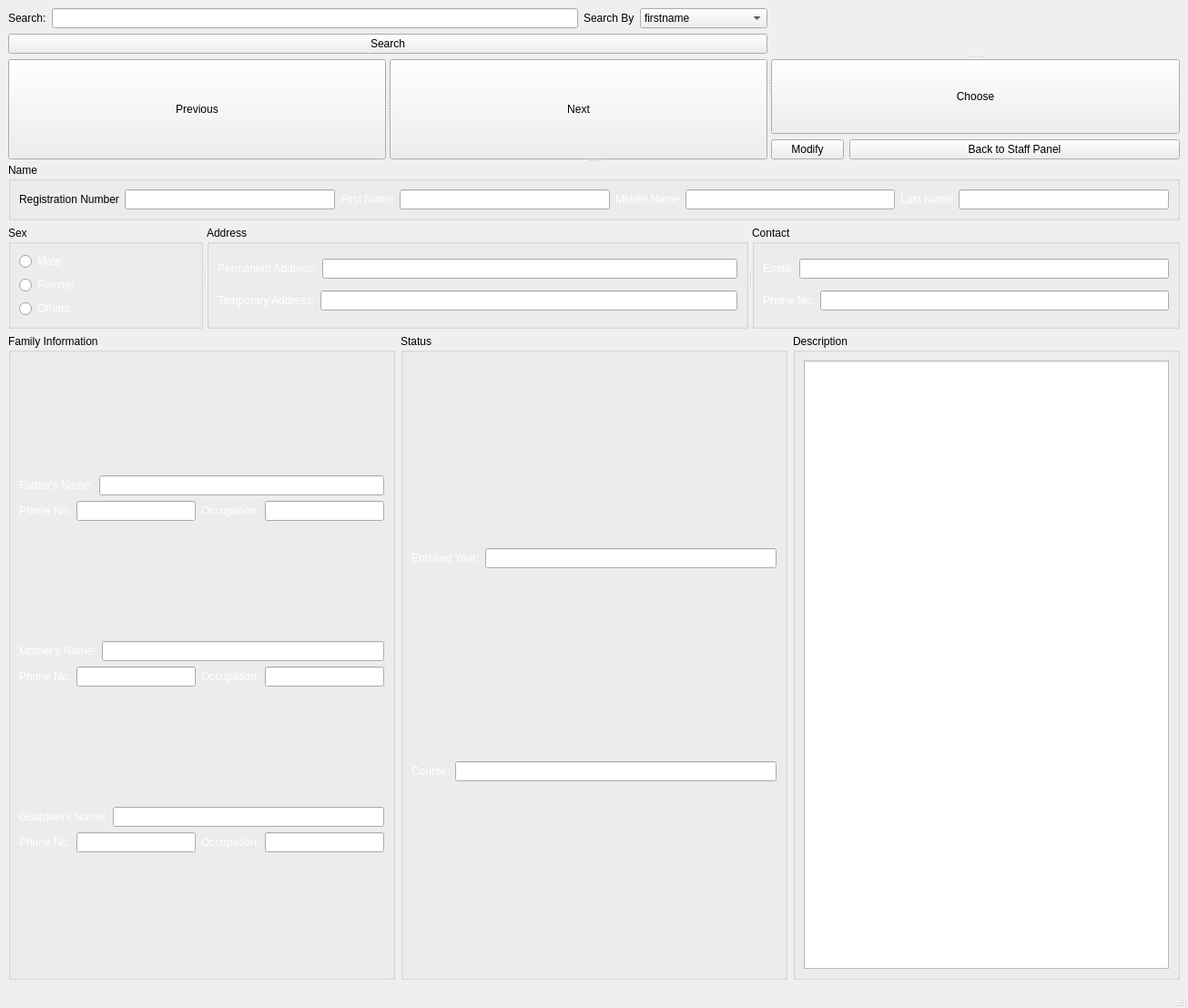
<?xml version="1.0" encoding="UTF-8"?>
<ui version="4.0">
 <class>modifyStudent</class>
 <widget class="QMainWindow" name="modifyStudent">
  <property name="geometry">
   <rect>
    <x>0</x>
    <y>0</y>
    <width>1305</width>
    <height>1107</height>
   </rect>
  </property>
  <property name="windowTitle">
   <string>MainWindow</string>
  </property>
  <property name="windowIcon">
   <iconset resource="resources.qrc">
    <normaloff>:/new/images/icons/logoicon.ico</normaloff>:/new/images/icons/logoicon.ico</iconset>
  </property>
  <property name="styleSheet">
   <string notr="true">#centralwidget {
background-image: url(:/new/images/Images/a72082c00f056ac229e10ffcbdac9059.jpg);
}</string>
  </property>
  <widget class="QWidget" name="centralwidget">
   <layout class="QVBoxLayout" name="verticalLayout_15">
    <item>
     <widget class="QSplitter" name="splitter_5">
      <property name="orientation">
       <enum>Qt::Vertical</enum>
      </property>
      <widget class="QSplitter" name="splitter_3">
       <property name="orientation">
        <enum>Qt::Horizontal</enum>
       </property>
       <widget class="QWidget" name="layoutWidget">
        <layout class="QVBoxLayout" name="verticalLayout_8">
         <item>
          <layout class="QGridLayout" name="gridLayout_2">
           <item row="0" column="0">
            <widget class="QLabel" name="label_18">
             <property name="toolTip">
              <string>&lt;html&gt;&lt;head/&gt;&lt;body&gt;&lt;p&gt;Search for Student&lt;/p&gt;&lt;/body&gt;&lt;/html&gt;</string>
             </property>
             <property name="styleSheet">
              <string notr="true">font: 75 12pt &quot;MS Shell Dlg 2&quot;;</string>
             </property>
             <property name="text">
              <string>Search:</string>
             </property>
            </widget>
           </item>
           <item row="0" column="1">
            <widget class="QLineEdit" name="searchBox">
             <property name="styleSheet">
              <string notr="true">font: 10pt &quot;MS Shell Dlg 2&quot;;</string>
             </property>
            </widget>
           </item>
           <item row="0" column="2">
            <widget class="QLabel" name="label_19">
             <property name="toolTip">
              <string>&lt;html&gt;&lt;head/&gt;&lt;body&gt;&lt;p&gt;Sort List&lt;/p&gt;&lt;/body&gt;&lt;/html&gt;</string>
             </property>
             <property name="styleSheet">
              <string notr="true">font: 75 12pt &quot;MS Shell Dlg 2&quot;;</string>
             </property>
             <property name="text">
              <string>Search By</string>
             </property>
            </widget>
           </item>
           <item row="0" column="3">
            <widget class="QComboBox" name="sortBy">
             <property name="styleSheet">
              <string notr="true">font: 10pt &quot;MS Shell Dlg 2&quot;;</string>
             </property>
             <item>
              <property name="text">
               <string>firstname</string>
              </property>
             </item>
             <item>
              <property name="text">
               <string>registration_number</string>
              </property>
             </item>
             <item>
              <property name="text">
               <string>course</string>
              </property>
             </item>
             <item>
              <property name="text">
               <string>enrolledYear</string>
              </property>
             </item>
             <item>
              <property name="text">
               <string>lastname</string>
              </property>
             </item>
             <item>
              <property name="text">
               <string>GPA</string>
              </property>
             </item>
             <item>
              <property name="text">
               <string>email</string>
              </property>
             </item>
            </widget>
           </item>
          </layout>
         </item>
         <item>
          <layout class="QVBoxLayout" name="verticalLayout_7">
           <item>
            <widget class="QPushButton" name="Search">
             <property name="text">
              <string>Search</string>
             </property>
            </widget>
           </item>
           <item>
            <widget class="QSplitter" name="splitter_2">
             <property name="orientation">
              <enum>Qt::Horizontal</enum>
             </property>
             <widget class="QPushButton" name="Previous">
              <property name="text">
               <string>Previous</string>
              </property>
             </widget>
             <widget class="QPushButton" name="Next">
              <property name="text">
               <string>Next</string>
              </property>
             </widget>
            </widget>
           </item>
          </layout>
         </item>
        </layout>
       </widget>
       <widget class="QWidget" name="layoutWidget">
        <layout class="QVBoxLayout" name="verticalLayout_6">
         <item>
          <widget class="QSplitter" name="splitter">
           <property name="orientation">
            <enum>Qt::Vertical</enum>
           </property>
           <widget class="QLabel" name="Student_photo">
            <property name="text">
             <string/>
            </property>
           </widget>
           <widget class="QPushButton" name="choose">
            <property name="text">
             <string>Choose</string>
            </property>
           </widget>
          </widget>
         </item>
         <item>
          <layout class="QFormLayout" name="formLayout">
           <item row="0" column="0">
            <widget class="QPushButton" name="modify">
             <property name="text">
              <string>Modify</string>
             </property>
            </widget>
           </item>
           <item row="0" column="1">
            <widget class="QPushButton" name="Back">
             <property name="text">
              <string>Back to Staff Panel</string>
             </property>
            </widget>
           </item>
          </layout>
         </item>
        </layout>
       </widget>
      </widget>
      <widget class="QWidget" name="layoutWidget">
       <layout class="QVBoxLayout" name="verticalLayout_14">
        <item>
         <layout class="QVBoxLayout" name="verticalLayout_9">
          <item>
           <widget class="QGroupBox" name="groupBox">
            <property name="styleSheet">
             <string notr="true">font: 16pt &quot;MS UI Gothic&quot;;</string>
            </property>
            <property name="title">
             <string>Name</string>
            </property>
            <layout class="QHBoxLayout" name="horizontalLayout_10">
             <item>
              <widget class="QLabel" name="label">
               <property name="text">
                <string>Registration Number</string>
               </property>
              </widget>
             </item>
             <item>
              <widget class="QLineEdit" name="registration"/>
             </item>
             <item>
              <widget class="QLabel" name="label_2">
               <property name="styleSheet">
                <string notr="true">font: 12pt &quot;MS Shell Dlg 2&quot;;
color:white;</string>
               </property>
               <property name="text">
                <string>First Name</string>
               </property>
              </widget>
             </item>
             <item>
              <widget class="QLineEdit" name="student_frstname">
               <property name="styleSheet">
                <string notr="true">font: 10pt &quot;MS Shell Dlg 2&quot;;</string>
               </property>
              </widget>
             </item>
             <item>
              <widget class="QLabel" name="label_3">
               <property name="styleSheet">
                <string notr="true">font: 12pt &quot;MS Shell Dlg 2&quot;;
color:white;</string>
               </property>
               <property name="text">
                <string>Middle Name</string>
               </property>
              </widget>
             </item>
             <item>
              <widget class="QLineEdit" name="Student_midname">
               <property name="styleSheet">
                <string notr="true">font: 10pt &quot;MS Shell Dlg 2&quot;;</string>
               </property>
              </widget>
             </item>
             <item>
              <widget class="QLabel" name="label_4">
               <property name="styleSheet">
                <string notr="true">font: 12pt &quot;MS Shell Dlg 2&quot;;
color:white;</string>
               </property>
               <property name="text">
                <string>Last Name</string>
               </property>
              </widget>
             </item>
             <item>
              <widget class="QLineEdit" name="Student_lastname">
               <property name="styleSheet">
                <string notr="true">font: 10pt &quot;MS Shell Dlg 2&quot;;</string>
               </property>
              </widget>
             </item>
            </layout>
           </widget>
          </item>
          <item>
           <widget class="QSplitter" name="splitter_4">
            <property name="orientation">
             <enum>Qt::Horizontal</enum>
            </property>
            <widget class="QGroupBox" name="groupBox_3">
             <property name="styleSheet">
              <string notr="true">font: 16pt &quot;MS UI Gothic&quot;;</string>
             </property>
             <property name="title">
              <string>Sex</string>
             </property>
             <layout class="QVBoxLayout" name="verticalLayout_4">
              <item>
               <widget class="QRadioButton" name="Stu_male">
                <property name="styleSheet">
                 <string notr="true">font: 12pt &quot;MS Shell Dlg 2&quot;;
color:white;</string>
                </property>
                <property name="text">
                 <string>Male</string>
                </property>
               </widget>
              </item>
              <item>
               <widget class="QRadioButton" name="Stu_female">
                <property name="styleSheet">
                 <string notr="true">font: 12pt &quot;MS Shell Dlg 2&quot;;
color:white;</string>
                </property>
                <property name="text">
                 <string>Female</string>
                </property>
               </widget>
              </item>
              <item>
               <widget class="QRadioButton" name="Stu_others">
                <property name="styleSheet">
                 <string notr="true">font: 12pt &quot;MS Shell Dlg 2&quot;;
color:white;</string>
                </property>
                <property name="text">
                 <string>Others</string>
                </property>
               </widget>
              </item>
             </layout>
            </widget>
            <widget class="QGroupBox" name="groupBox_2">
             <property name="styleSheet">
              <string notr="true">font: 16pt &quot;MS UI Gothic&quot;;</string>
             </property>
             <property name="title">
              <string>Address</string>
             </property>
             <layout class="QVBoxLayout" name="verticalLayout">
              <item>
               <layout class="QHBoxLayout" name="horizontalLayout">
                <item>
                 <widget class="QLabel" name="label_5">
                  <property name="styleSheet">
                   <string notr="true">font: 12pt &quot;MS Shell Dlg 2&quot;;
color:white;</string>
                  </property>
                  <property name="text">
                   <string>Permanent Address:</string>
                  </property>
                 </widget>
                </item>
                <item>
                 <widget class="QLineEdit" name="Student_permanentAdd">
                  <property name="styleSheet">
                   <string notr="true">font: 10pt &quot;MS Shell Dlg 2&quot;;</string>
                  </property>
                 </widget>
                </item>
               </layout>
              </item>
              <item>
               <layout class="QHBoxLayout" name="horizontalLayout_2">
                <item>
                 <widget class="QLabel" name="label_6">
                  <property name="styleSheet">
                   <string notr="true">font: 12pt &quot;MS Shell Dlg 2&quot;;
color:white;</string>
                  </property>
                  <property name="text">
                   <string>Temporary Address:</string>
                  </property>
                 </widget>
                </item>
                <item>
                 <widget class="QLineEdit" name="Student_TemporaryAdd">
                  <property name="styleSheet">
                   <string notr="true">font: 10pt &quot;MS Shell Dlg 2&quot;;</string>
                  </property>
                 </widget>
                </item>
               </layout>
              </item>
             </layout>
            </widget>
            <widget class="QGroupBox" name="groupBox_4">
             <property name="styleSheet">
              <string notr="true">font: 16pt &quot;MS UI Gothic&quot;;</string>
             </property>
             <property name="title">
              <string>Contact</string>
             </property>
             <layout class="QVBoxLayout" name="verticalLayout_2">
              <item>
               <layout class="QHBoxLayout" name="horizontalLayout_3">
                <item>
                 <widget class="QLabel" name="label_7">
                  <property name="styleSheet">
                   <string notr="true">font: 12pt &quot;MS Shell Dlg 2&quot;;
color:white;</string>
                  </property>
                  <property name="text">
                   <string>Email:</string>
                  </property>
                 </widget>
                </item>
                <item>
                 <widget class="QLineEdit" name="Student_email">
                  <property name="styleSheet">
                   <string notr="true">font: 10pt &quot;MS Shell Dlg 2&quot;;</string>
                  </property>
                 </widget>
                </item>
               </layout>
              </item>
              <item>
               <layout class="QHBoxLayout" name="horizontalLayout_4">
                <item>
                 <widget class="QLabel" name="label_8">
                  <property name="styleSheet">
                   <string notr="true">font: 12pt &quot;MS Shell Dlg 2&quot;;
color:white;</string>
                  </property>
                  <property name="text">
                   <string>Phone No:</string>
                  </property>
                 </widget>
                </item>
                <item>
                 <widget class="QLineEdit" name="Student_phone">
                  <property name="styleSheet">
                   <string notr="true">font: 10pt &quot;MS Shell Dlg 2&quot;;</string>
                  </property>
                 </widget>
                </item>
               </layout>
              </item>
             </layout>
            </widget>
           </widget>
          </item>
         </layout>
        </item>
        <item>
         <layout class="QHBoxLayout" name="horizontalLayout_14">
          <item>
           <widget class="QGroupBox" name="groupBox_5">
            <property name="styleSheet">
             <string notr="true">font: 16pt &quot;MS UI Gothic&quot;;</string>
            </property>
            <property name="title">
             <string>Family Information</string>
            </property>
            <layout class="QVBoxLayout" name="verticalLayout_12">
             <item>
              <layout class="QVBoxLayout" name="verticalLayout_5">
               <item>
                <layout class="QHBoxLayout" name="horizontalLayout_7">
                 <item>
                  <widget class="QLabel" name="label_9">
                   <property name="styleSheet">
                    <string notr="true">font: 12pt &quot;MS Shell Dlg 2&quot;;
color:white;</string>
                   </property>
                   <property name="text">
                    <string>Father's Name:</string>
                   </property>
                  </widget>
                 </item>
                 <item>
                  <widget class="QLineEdit" name="Student_fathername">
                   <property name="styleSheet">
                    <string notr="true">font: 10pt &quot;MS Shell Dlg 2&quot;;</string>
                   </property>
                  </widget>
                 </item>
                </layout>
               </item>
               <item>
                <layout class="QHBoxLayout" name="horizontalLayout_8">
                 <item>
                  <widget class="QLabel" name="label_10">
                   <property name="styleSheet">
                    <string notr="true">font: 12pt &quot;MS Shell Dlg 2&quot;;
color:white;</string>
                   </property>
                   <property name="text">
                    <string>Phone No:</string>
                   </property>
                  </widget>
                 </item>
                 <item>
                  <widget class="QLineEdit" name="Student_fatherphone">
                   <property name="styleSheet">
                    <string notr="true">font: 10pt &quot;MS Shell Dlg 2&quot;;</string>
                   </property>
                  </widget>
                 </item>
                 <item>
                  <widget class="QLabel" name="label_11">
                   <property name="styleSheet">
                    <string notr="true">font: 12pt &quot;MS Shell Dlg 2&quot;;
color:white;</string>
                   </property>
                   <property name="text">
                    <string>Occupation:</string>
                   </property>
                  </widget>
                 </item>
                 <item>
                  <widget class="QLineEdit" name="Student_FatherOccupation">
                   <property name="styleSheet">
                    <string notr="true">font: 10pt &quot;MS Shell Dlg 2&quot;;</string>
                   </property>
                  </widget>
                 </item>
                </layout>
               </item>
              </layout>
             </item>
             <item>
              <layout class="QVBoxLayout" name="verticalLayout_10">
               <item>
                <layout class="QHBoxLayout" name="horizontalLayout_9">
                 <item>
                  <widget class="QLabel" name="label_12">
                   <property name="styleSheet">
                    <string notr="true">font: 12pt &quot;MS Shell Dlg 2&quot;;
color:white;</string>
                   </property>
                   <property name="text">
                    <string>Mother's Name:</string>
                   </property>
                  </widget>
                 </item>
                 <item>
                  <widget class="QLineEdit" name="Student_Mothername">
                   <property name="styleSheet">
                    <string notr="true">font: 10pt &quot;MS Shell Dlg 2&quot;;</string>
                   </property>
                  </widget>
                 </item>
                </layout>
               </item>
               <item>
                <layout class="QHBoxLayout" name="horizontalLayout_11">
                 <item>
                  <widget class="QLabel" name="label_13">
                   <property name="styleSheet">
                    <string notr="true">font: 12pt &quot;MS Shell Dlg 2&quot;;
color:white;</string>
                   </property>
                   <property name="text">
                    <string>Phone No:</string>
                   </property>
                  </widget>
                 </item>
                 <item>
                  <widget class="QLineEdit" name="Student_MotherPhone">
                   <property name="styleSheet">
                    <string notr="true">font: 10pt &quot;MS Shell Dlg 2&quot;;</string>
                   </property>
                  </widget>
                 </item>
                 <item>
                  <widget class="QLabel" name="label_14">
                   <property name="styleSheet">
                    <string notr="true">font: 12pt &quot;MS Shell Dlg 2&quot;;
color:white;</string>
                   </property>
                   <property name="text">
                    <string>Occupation:</string>
                   </property>
                  </widget>
                 </item>
                 <item>
                  <widget class="QLineEdit" name="Student_motheroccupation">
                   <property name="styleSheet">
                    <string notr="true">font: 10pt &quot;MS Shell Dlg 2&quot;;</string>
                   </property>
                  </widget>
                 </item>
                </layout>
               </item>
              </layout>
             </item>
             <item>
              <layout class="QVBoxLayout" name="verticalLayout_11">
               <item>
                <layout class="QHBoxLayout" name="horizontalLayout_12">
                 <item>
                  <widget class="QLabel" name="label_15">
                   <property name="styleSheet">
                    <string notr="true">font: 12pt &quot;MS Shell Dlg 2&quot;;
color:white;</string>
                   </property>
                   <property name="text">
                    <string>Guardian's Name:</string>
                   </property>
                  </widget>
                 </item>
                 <item>
                  <widget class="QLineEdit" name="Student_GuardianName">
                   <property name="styleSheet">
                    <string notr="true">font: 10pt &quot;MS Shell Dlg 2&quot;;</string>
                   </property>
                  </widget>
                 </item>
                </layout>
               </item>
               <item>
                <layout class="QHBoxLayout" name="horizontalLayout_13">
                 <item>
                  <widget class="QLabel" name="label_16">
                   <property name="styleSheet">
                    <string notr="true">font: 12pt &quot;MS Shell Dlg 2&quot;;
color:white;</string>
                   </property>
                   <property name="text">
                    <string>Phone No:</string>
                   </property>
                  </widget>
                 </item>
                 <item>
                  <widget class="QLineEdit" name="Student_guardianphone">
                   <property name="styleSheet">
                    <string notr="true">font: 10pt &quot;MS Shell Dlg 2&quot;;</string>
                   </property>
                  </widget>
                 </item>
                 <item>
                  <widget class="QLabel" name="label_17">
                   <property name="styleSheet">
                    <string notr="true">font: 12pt &quot;MS Shell Dlg 2&quot;;
color:white;</string>
                   </property>
                   <property name="text">
                    <string>Occupation:</string>
                   </property>
                  </widget>
                 </item>
                 <item>
                  <widget class="QLineEdit" name="Student_guardianoccupation">
                   <property name="styleSheet">
                    <string notr="true">font: 10pt &quot;MS Shell Dlg 2&quot;;</string>
                   </property>
                  </widget>
                 </item>
                </layout>
               </item>
              </layout>
             </item>
            </layout>
           </widget>
          </item>
          <item>
           <widget class="QGroupBox" name="groupBox_6">
            <property name="styleSheet">
             <string notr="true">font: 16pt &quot;MS UI Gothic&quot;;</string>
            </property>
            <property name="title">
             <string>Status</string>
            </property>
            <layout class="QVBoxLayout" name="verticalLayout_3">
             <item>
              <layout class="QHBoxLayout" name="horizontalLayout_5">
               <item>
                <widget class="QLabel" name="label_27">
                 <property name="styleSheet">
                  <string notr="true">font: 12pt &quot;MS Shell Dlg 2&quot;;
color:white;</string>
                 </property>
                 <property name="text">
                  <string>Enrolled Year:</string>
                 </property>
                </widget>
               </item>
               <item>
                <widget class="QLineEdit" name="Student_enrolledeyear">
                 <property name="styleSheet">
                  <string notr="true">font: 10pt &quot;MS Shell Dlg 2&quot;;</string>
                 </property>
                </widget>
               </item>
              </layout>
             </item>
             <item>
              <layout class="QHBoxLayout" name="horizontalLayout_6">
               <item>
                <widget class="QLabel" name="label_28">
                 <property name="styleSheet">
                  <string notr="true">font: 12pt &quot;MS Shell Dlg 2&quot;;
color:white;</string>
                 </property>
                 <property name="text">
                  <string>Course:</string>
                 </property>
                </widget>
               </item>
               <item>
                <widget class="QLineEdit" name="Student_Course">
                 <property name="styleSheet">
                  <string notr="true">font: 10pt &quot;MS Shell Dlg 2&quot;;</string>
                 </property>
                </widget>
               </item>
              </layout>
             </item>
            </layout>
           </widget>
          </item>
          <item>
           <widget class="QGroupBox" name="groupBox_7">
            <property name="styleSheet">
             <string notr="true">font: 16pt &quot;MS UI Gothic&quot;;</string>
            </property>
            <property name="title">
             <string>Description</string>
            </property>
            <layout class="QVBoxLayout" name="verticalLayout_13">
             <item>
              <widget class="QTextEdit" name="Student_Description">
               <property name="styleSheet">
                <string notr="true">font: 12pt &quot;MS Shell Dlg 2&quot;;
</string>
               </property>
              </widget>
             </item>
            </layout>
           </widget>
          </item>
         </layout>
        </item>
       </layout>
      </widget>
     </widget>
    </item>
   </layout>
  </widget>
  <widget class="QStatusBar" name="statusbar"/>
 </widget>
 <resources>
  <include location="resources.qrc"/>
 </resources>
 <connections/>
</ui>
